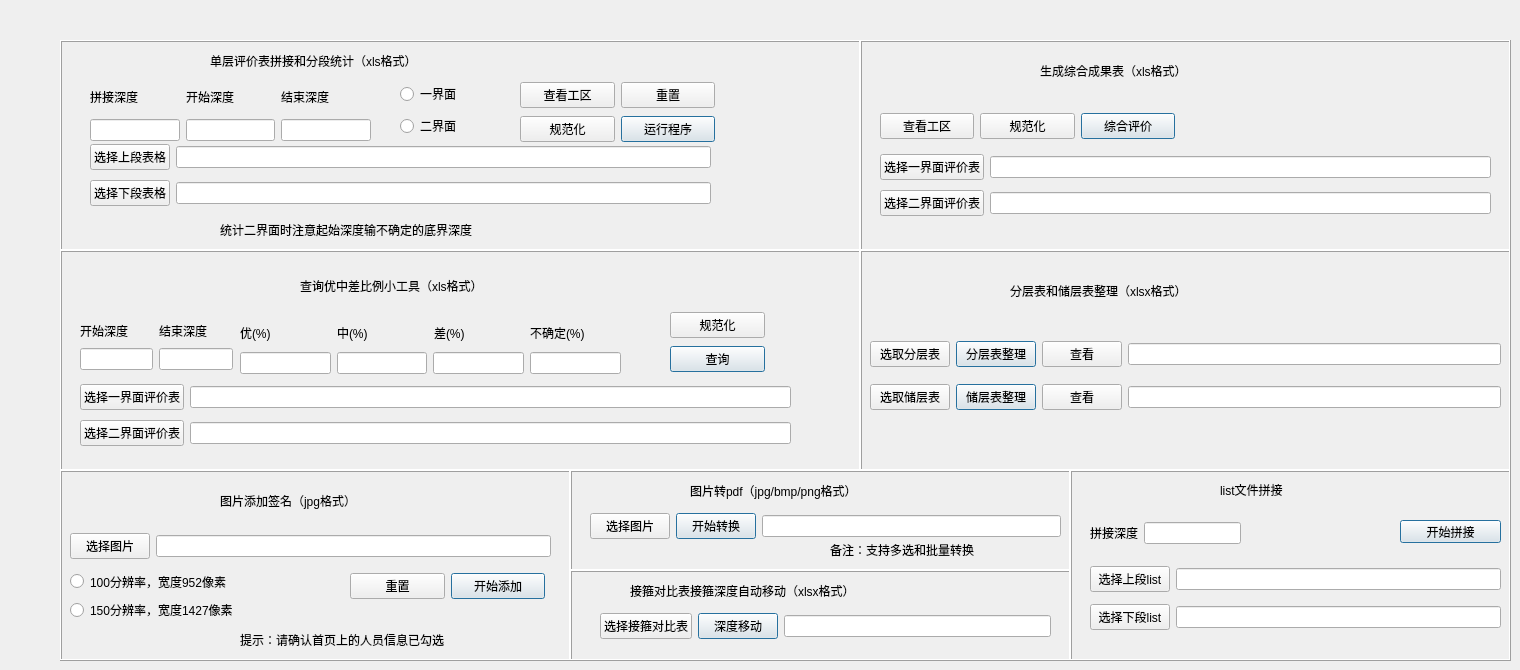
    <widget class="QWidget" name="tab_10">
     <attribute name="title">
      <string>小工具集</string>
     </attribute>
     <widget class="QFrame" name="frame_10">
      <property name="geometry">
       <rect>
        <x>60</x>
        <y>40</y>
        <width>801</width>
        <height>211</height>
       </rect>
      </property>
      <property name="frameShape">
       <enum>QFrame::Box</enum>
      </property>
      <property name="frameShadow">
       <enum>QFrame::Raised</enum>
      </property>
      <widget class="QLabel" name="label_113">
       <property name="geometry">
        <rect>
         <x>150</x>
         <y>10</y>
         <width>351</width>
         <height>21</height>
        </rect>
       </property>
       <property name="styleSheet">
        <string notr="true">font: 12pt &quot;黑体&quot;;</string>
       </property>
       <property name="text">
        <string>单层评价表拼接和分段统计（xls格式）</string>
       </property>
       <property name="textFormat">
        <enum>Qt::PlainText</enum>
       </property>
      </widget>
      <widget class="QWidget" name="layoutWidget_19">
       <property name="geometry">
        <rect>
         <x>30</x>
         <y>100</y>
         <width>621</width>
         <height>70</height>
        </rect>
       </property>
       <layout class="QGridLayout" name="gridLayout_8">
        <item row="0" column="1">
         <widget class="QLineEdit" name="lineEdit_48"/>
        </item>
        <item row="1" column="0">
         <widget class="QPushButton" name="pushButton_10">
          <property name="text">
           <string>选择下段表格</string>
          </property>
         </widget>
        </item>
        <item row="0" column="0">
         <widget class="QPushButton" name="pushButton_9">
          <property name="text">
           <string>选择上段表格</string>
          </property>
         </widget>
        </item>
        <item row="1" column="1">
         <widget class="QLineEdit" name="lineEdit_52"/>
        </item>
       </layout>
      </widget>
      <widget class="QWidget" name="layoutWidget_20">
       <property name="geometry">
        <rect>
         <x>340</x>
         <y>40</y>
         <width>83</width>
         <height>61</height>
        </rect>
       </property>
       <layout class="QGridLayout" name="gridLayout_19">
        <item row="0" column="0">
         <widget class="QRadioButton" name="radioButton">
          <property name="text">
           <string>一界面</string>
          </property>
         </widget>
        </item>
        <item row="1" column="0">
         <widget class="QRadioButton" name="radioButton_2">
          <property name="text">
           <string>二界面</string>
          </property>
         </widget>
        </item>
       </layout>
      </widget>
      <widget class="QWidget" name="layoutWidget_21">
       <property name="geometry">
        <rect>
         <x>30</x>
         <y>40</y>
         <width>281</width>
         <height>61</height>
        </rect>
       </property>
       <layout class="QGridLayout" name="gridLayout_20">
        <item row="0" column="0">
         <widget class="QLabel" name="label">
          <property name="text">
           <string>拼接深度</string>
          </property>
         </widget>
        </item>
        <item row="0" column="1">
         <widget class="QLabel" name="label_98">
          <property name="text">
           <string>开始深度</string>
          </property>
         </widget>
        </item>
        <item row="0" column="2">
         <widget class="QLabel" name="label_99">
          <property name="text">
           <string>结束深度</string>
          </property>
         </widget>
        </item>
        <item row="1" column="0">
         <widget class="QLineEdit" name="lineEdit_45"/>
        </item>
        <item row="1" column="1">
         <widget class="QLineEdit" name="lineEdit_46"/>
        </item>
        <item row="1" column="2">
         <widget class="QLineEdit" name="lineEdit_47"/>
        </item>
       </layout>
      </widget>
      <widget class="QWidget" name="layoutWidget_22">
       <property name="geometry">
        <rect>
         <x>460</x>
         <y>40</y>
         <width>195</width>
         <height>65</height>
        </rect>
       </property>
       <layout class="QGridLayout" name="gridLayout_22">
        <item row="0" column="0">
         <widget class="QPushButton" name="pushButton_52">
          <property name="styleSheet">
           <string notr="true">font: 10pt &quot;黑体&quot;;</string>
          </property>
          <property name="text">
           <string>查看工区</string>
          </property>
          <property name="iconSize">
           <size>
            <width>100</width>
            <height>100</height>
           </size>
          </property>
          <property name="checkable">
           <bool>false</bool>
          </property>
          <property name="checked">
           <bool>false</bool>
          </property>
          <property name="autoRepeat">
           <bool>false</bool>
          </property>
          <property name="default">
           <bool>false</bool>
          </property>
          <property name="flat">
           <bool>false</bool>
          </property>
         </widget>
        </item>
        <item row="0" column="1">
         <widget class="QPushButton" name="pushButton_29">
          <property name="text">
           <string>重置</string>
          </property>
         </widget>
        </item>
        <item row="1" column="0">
         <widget class="QPushButton" name="pushButton_27">
          <property name="text">
           <string>规范化</string>
          </property>
         </widget>
        </item>
        <item row="1" column="1">
         <widget class="QPushButton" name="pushButton_14">
          <property name="text">
           <string>运行程序</string>
          </property>
          <property name="autoDefault">
           <bool>false</bool>
          </property>
          <property name="default">
           <bool>true</bool>
          </property>
         </widget>
        </item>
       </layout>
      </widget>
      <widget class="QLabel" name="label_125">
       <property name="geometry">
        <rect>
         <x>160</x>
         <y>180</y>
         <width>401</width>
         <height>20</height>
        </rect>
       </property>
       <property name="text">
        <string>统计二界面时注意起始深度输不确定的底界深度</string>
       </property>
      </widget>
     </widget>
     <widget class="QFrame" name="frame_22">
      <property name="geometry">
       <rect>
        <x>60</x>
        <y>250</y>
        <width>801</width>
        <height>221</height>
       </rect>
      </property>
      <property name="frameShape">
       <enum>QFrame::Box</enum>
      </property>
      <property name="frameShadow">
       <enum>QFrame::Raised</enum>
      </property>
      <widget class="QWidget" name="layoutWidget_14">
       <property name="geometry">
        <rect>
         <x>20</x>
         <y>130</y>
         <width>711</width>
         <height>70</height>
        </rect>
       </property>
       <property name="styleSheet">
        <string notr="true">font: 10pt &quot;黑体&quot;;</string>
       </property>
       <layout class="QGridLayout" name="gridLayout_42">
        <item row="1" column="1">
         <widget class="QLineEdit" name="lineEdit_76">
          <property name="styleSheet">
           <string notr="true">font: 10pt &quot;黑体&quot;;</string>
          </property>
         </widget>
        </item>
        <item row="0" column="0">
         <widget class="QPushButton" name="pushButton_59">
          <property name="styleSheet">
           <string notr="true">font: 10pt &quot;黑体&quot;;</string>
          </property>
          <property name="text">
           <string>选择一界面评价表</string>
          </property>
         </widget>
        </item>
        <item row="0" column="1">
         <widget class="QLineEdit" name="lineEdit_77">
          <property name="styleSheet">
           <string notr="true">font: 10pt &quot;黑体&quot;;</string>
          </property>
         </widget>
        </item>
        <item row="1" column="0">
         <widget class="QPushButton" name="pushButton_60">
          <property name="styleSheet">
           <string notr="true">font: 10pt &quot;黑体&quot;;</string>
          </property>
          <property name="text">
           <string>选择二界面评价表</string>
          </property>
         </widget>
        </item>
       </layout>
      </widget>
      <widget class="QLabel" name="label_137">
       <property name="geometry">
        <rect>
         <x>240</x>
         <y>20</y>
         <width>311</width>
         <height>31</height>
        </rect>
       </property>
       <property name="styleSheet">
        <string notr="true">font: 12pt &quot;黑体&quot;;</string>
       </property>
       <property name="text">
        <string>查询优中差比例小工具（xls格式）</string>
       </property>
       <property name="textFormat">
        <enum>Qt::PlainText</enum>
       </property>
      </widget>
      <widget class="QWidget" name="layoutWidget_17">
       <property name="geometry">
        <rect>
         <x>20</x>
         <y>70</y>
         <width>153</width>
         <height>50</height>
        </rect>
       </property>
       <layout class="QGridLayout" name="gridLayout_44">
        <item row="0" column="0">
         <widget class="QLabel" name="label_141">
          <property name="styleSheet">
           <string notr="true">font: 10pt &quot;黑体&quot;;</string>
          </property>
          <property name="text">
           <string>开始深度</string>
          </property>
         </widget>
        </item>
        <item row="0" column="1">
         <widget class="QLabel" name="label_142">
          <property name="styleSheet">
           <string notr="true">font: 10pt &quot;黑体&quot;;</string>
          </property>
          <property name="text">
           <string>结束深度</string>
          </property>
         </widget>
        </item>
        <item row="1" column="0">
         <widget class="QLineEdit" name="lineEdit_78">
          <property name="styleSheet">
           <string notr="true">font: 10pt &quot;黑体&quot;;</string>
          </property>
         </widget>
        </item>
        <item row="1" column="1">
         <widget class="QLineEdit" name="lineEdit_79">
          <property name="styleSheet">
           <string notr="true">font: 10pt &quot;黑体&quot;;</string>
          </property>
         </widget>
        </item>
       </layout>
      </widget>
      <widget class="QWidget" name="layoutWidget">
       <property name="geometry">
        <rect>
         <x>610</x>
         <y>60</y>
         <width>95</width>
         <height>65</height>
        </rect>
       </property>
       <layout class="QGridLayout" name="gridLayout_17">
        <item row="1" column="1">
         <widget class="QPushButton" name="pushButton_61">
          <property name="styleSheet">
           <string notr="true">font: 10pt &quot;黑体&quot;;</string>
          </property>
          <property name="text">
           <string>查询</string>
          </property>
          <property name="autoDefault">
           <bool>false</bool>
          </property>
          <property name="default">
           <bool>true</bool>
          </property>
         </widget>
        </item>
        <item row="0" column="1">
         <widget class="QPushButton" name="pushButton_66">
          <property name="text">
           <string>规范化</string>
          </property>
         </widget>
        </item>
       </layout>
      </widget>
      <widget class="QWidget" name="layoutWidget">
       <property name="geometry">
        <rect>
         <x>180</x>
         <y>70</y>
         <width>381</width>
         <height>54</height>
        </rect>
       </property>
       <layout class="QGridLayout" name="gridLayout_50">
        <item row="0" column="0">
         <layout class="QGridLayout" name="gridLayout_43">
          <item row="0" column="0">
           <widget class="QLabel" name="label_26">
            <property name="styleSheet">
             <string notr="true">font: 10pt &quot;黑体&quot;;</string>
            </property>
            <property name="text">
             <string>优(%)</string>
            </property>
           </widget>
          </item>
          <item row="0" column="1">
           <widget class="QLabel" name="label_138">
            <property name="styleSheet">
             <string notr="true">font: 10pt &quot;黑体&quot;;</string>
            </property>
            <property name="text">
             <string>中(%)</string>
            </property>
           </widget>
          </item>
          <item row="0" column="2">
           <widget class="QLabel" name="label_139">
            <property name="styleSheet">
             <string notr="true">font: 10pt &quot;黑体&quot;;</string>
            </property>
            <property name="text">
             <string>差(%)</string>
            </property>
           </widget>
          </item>
          <item row="0" column="3">
           <widget class="QLabel" name="label_140">
            <property name="styleSheet">
             <string notr="true">font: 10pt &quot;黑体&quot;;</string>
            </property>
            <property name="text">
             <string>不确定(%)</string>
            </property>
           </widget>
          </item>
         </layout>
        </item>
        <item row="1" column="0">
         <layout class="QGridLayout" name="gridLayout_45">
          <item row="0" column="2">
           <widget class="QLineEdit" name="lineEdit_80">
            <property name="styleSheet">
             <string notr="true">font: 10pt &quot;黑体&quot;;</string>
            </property>
           </widget>
          </item>
          <item row="0" column="1">
           <widget class="QLineEdit" name="lineEdit_81">
            <property name="styleSheet">
             <string notr="true">font: 10pt &quot;黑体&quot;;</string>
            </property>
           </widget>
          </item>
          <item row="0" column="3">
           <widget class="QLineEdit" name="lineEdit_82">
            <property name="styleSheet">
             <string notr="true">font: 10pt &quot;黑体&quot;;</string>
            </property>
           </widget>
          </item>
          <item row="0" column="0">
           <widget class="QLineEdit" name="lineEdit_83">
            <property name="styleSheet">
             <string notr="true">font: 10pt &quot;黑体&quot;;</string>
            </property>
           </widget>
          </item>
         </layout>
        </item>
       </layout>
      </widget>
     </widget>
     <widget class="QFrame" name="frame_23">
      <property name="geometry">
       <rect>
        <x>860</x>
        <y>40</y>
        <width>651</width>
        <height>211</height>
       </rect>
      </property>
      <property name="frameShape">
       <enum>QFrame::Box</enum>
      </property>
      <property name="frameShadow">
       <enum>QFrame::Raised</enum>
      </property>
      <widget class="QWidget" name="layoutWidget_8">
       <property name="geometry">
        <rect>
         <x>20</x>
         <y>110</y>
         <width>611</width>
         <height>70</height>
        </rect>
       </property>
       <property name="styleSheet">
        <string notr="true">font: 10pt &quot;黑体&quot;;</string>
       </property>
       <layout class="QGridLayout" name="gridLayout_41">
        <item row="1" column="1">
         <widget class="QLineEdit" name="lineEdit_73">
          <property name="styleSheet">
           <string notr="true">font: 10pt &quot;黑体&quot;;</string>
          </property>
         </widget>
        </item>
        <item row="0" column="0">
         <widget class="QPushButton" name="pushButton_54">
          <property name="styleSheet">
           <string notr="true">font: 10pt &quot;黑体&quot;;</string>
          </property>
          <property name="text">
           <string>选择一界面评价表</string>
          </property>
         </widget>
        </item>
        <item row="0" column="1">
         <widget class="QLineEdit" name="lineEdit_75">
          <property name="styleSheet">
           <string notr="true">font: 10pt &quot;黑体&quot;;</string>
          </property>
         </widget>
        </item>
        <item row="1" column="0">
         <widget class="QPushButton" name="pushButton_55">
          <property name="styleSheet">
           <string notr="true">font: 10pt &quot;黑体&quot;;</string>
          </property>
          <property name="text">
           <string>选择二界面评价表</string>
          </property>
         </widget>
        </item>
       </layout>
      </widget>
      <widget class="QWidget" name="layoutWidget_11">
       <property name="geometry">
        <rect>
         <x>20</x>
         <y>70</y>
         <width>295</width>
         <height>32</height>
        </rect>
       </property>
       <layout class="QGridLayout" name="gridLayout_2">
        <item row="0" column="0">
         <widget class="QPushButton" name="pushButton_56">
          <property name="styleSheet">
           <string notr="true">font: 10pt &quot;黑体&quot;;</string>
          </property>
          <property name="text">
           <string>查看工区</string>
          </property>
          <property name="iconSize">
           <size>
            <width>100</width>
            <height>100</height>
           </size>
          </property>
          <property name="checkable">
           <bool>false</bool>
          </property>
          <property name="checked">
           <bool>false</bool>
          </property>
          <property name="autoRepeat">
           <bool>false</bool>
          </property>
          <property name="default">
           <bool>false</bool>
          </property>
          <property name="flat">
           <bool>false</bool>
          </property>
         </widget>
        </item>
        <item row="0" column="1">
         <widget class="QPushButton" name="pushButton_57">
          <property name="styleSheet">
           <string notr="true">font: 10pt &quot;黑体&quot;;</string>
          </property>
          <property name="text">
           <string>规范化</string>
          </property>
         </widget>
        </item>
        <item row="0" column="2">
         <widget class="QPushButton" name="pushButton_58">
          <property name="styleSheet">
           <string notr="true">font: 10pt &quot;黑体&quot;;</string>
          </property>
          <property name="text">
           <string>综合评价</string>
          </property>
          <property name="autoDefault">
           <bool>false</bool>
          </property>
          <property name="default">
           <bool>true</bool>
          </property>
         </widget>
        </item>
       </layout>
      </widget>
      <widget class="QLabel" name="label_136">
       <property name="geometry">
        <rect>
         <x>180</x>
         <y>10</y>
         <width>251</width>
         <height>41</height>
        </rect>
       </property>
       <property name="styleSheet">
        <string notr="true">font: 12pt &quot;黑体&quot;;</string>
       </property>
       <property name="text">
        <string>生成综合成果表（xls格式）</string>
       </property>
       <property name="textFormat">
        <enum>Qt::PlainText</enum>
       </property>
      </widget>
     </widget>
     <widget class="QFrame" name="frame_9">
      <property name="geometry">
       <rect>
        <x>860</x>
        <y>250</y>
        <width>651</width>
        <height>221</height>
       </rect>
      </property>
      <property name="frameShape">
       <enum>QFrame::Box</enum>
      </property>
      <property name="frameShadow">
       <enum>QFrame::Raised</enum>
      </property>
      <widget class="QLabel" name="label_114">
       <property name="geometry">
        <rect>
         <x>150</x>
         <y>30</y>
         <width>301</width>
         <height>21</height>
        </rect>
       </property>
       <property name="styleSheet">
        <string notr="true">font: 12pt &quot;黑体&quot;;</string>
       </property>
       <property name="text">
        <string>分层表和储层表整理（xlsx格式）</string>
       </property>
       <property name="textFormat">
        <enum>Qt::PlainText</enum>
       </property>
      </widget>
      <widget class="QWidget" name="layoutWidget_15">
       <property name="geometry">
        <rect>
         <x>10</x>
         <y>80</y>
         <width>631</width>
         <height>91</height>
        </rect>
       </property>
       <layout class="QGridLayout" name="gridLayout_32">
        <item row="0" column="0">
         <widget class="QPushButton" name="pushButton_7">
          <property name="text">
           <string>选取分层表</string>
          </property>
         </widget>
        </item>
        <item row="0" column="1">
         <widget class="QPushButton" name="pushButton_2">
          <property name="text">
           <string>分层表整理</string>
          </property>
          <property name="default">
           <bool>true</bool>
          </property>
         </widget>
        </item>
        <item row="0" column="2">
         <widget class="QPushButton" name="pushButton_50">
          <property name="styleSheet">
           <string notr="true">font: 10pt &quot;黑体&quot;;</string>
          </property>
          <property name="text">
           <string>查看</string>
          </property>
          <property name="iconSize">
           <size>
            <width>100</width>
            <height>100</height>
           </size>
          </property>
          <property name="checkable">
           <bool>false</bool>
          </property>
          <property name="checked">
           <bool>false</bool>
          </property>
          <property name="autoRepeat">
           <bool>false</bool>
          </property>
          <property name="default">
           <bool>false</bool>
          </property>
          <property name="flat">
           <bool>false</bool>
          </property>
         </widget>
        </item>
        <item row="0" column="3">
         <widget class="QLineEdit" name="lineEdit_6"/>
        </item>
        <item row="1" column="0">
         <widget class="QPushButton" name="pushButton_6">
          <property name="text">
           <string>选取储层表</string>
          </property>
         </widget>
        </item>
        <item row="1" column="1">
         <widget class="QPushButton" name="pushButton_8">
          <property name="text">
           <string>储层表整理</string>
          </property>
          <property name="default">
           <bool>true</bool>
          </property>
         </widget>
        </item>
        <item row="1" column="2">
         <widget class="QPushButton" name="pushButton_51">
          <property name="styleSheet">
           <string notr="true">font: 10pt &quot;黑体&quot;;</string>
          </property>
          <property name="text">
           <string>查看</string>
          </property>
          <property name="iconSize">
           <size>
            <width>100</width>
            <height>100</height>
           </size>
          </property>
          <property name="checkable">
           <bool>false</bool>
          </property>
          <property name="checked">
           <bool>false</bool>
          </property>
          <property name="autoRepeat">
           <bool>false</bool>
          </property>
          <property name="default">
           <bool>false</bool>
          </property>
          <property name="flat">
           <bool>false</bool>
          </property>
         </widget>
        </item>
        <item row="1" column="3">
         <widget class="QLineEdit" name="lineEdit_2"/>
        </item>
       </layout>
      </widget>
     </widget>
     <widget class="QFrame" name="frame_13">
      <property name="geometry">
       <rect>
        <x>60</x>
        <y>470</y>
        <width>511</width>
        <height>191</height>
       </rect>
      </property>
      <property name="frameShape">
       <enum>QFrame::Box</enum>
      </property>
      <property name="frameShadow">
       <enum>QFrame::Raised</enum>
      </property>
      <widget class="QLabel" name="label_112">
       <property name="geometry">
        <rect>
         <x>160</x>
         <y>20</y>
         <width>231</width>
         <height>21</height>
        </rect>
       </property>
       <property name="styleSheet">
        <string notr="true">font: 12pt &quot;黑体&quot;;</string>
       </property>
       <property name="text">
        <string>图片添加签名（jpg格式）</string>
       </property>
       <property name="textFormat">
        <enum>Qt::PlainText</enum>
       </property>
      </widget>
      <widget class="QLabel" name="label_115">
       <property name="geometry">
        <rect>
         <x>180</x>
         <y>160</y>
         <width>321</width>
         <height>20</height>
        </rect>
       </property>
       <property name="text">
        <string>提示：请确认首页上的人员信息已勾选</string>
       </property>
      </widget>
      <widget class="QWidget" name="layoutWidget_18">
       <property name="geometry">
        <rect>
         <x>10</x>
         <y>60</y>
         <width>481</width>
         <height>33</height>
        </rect>
       </property>
       <layout class="QGridLayout" name="gridLayout_25">
        <item row="0" column="0">
         <widget class="QPushButton" name="pushButton_25">
          <property name="text">
           <string>选择图片</string>
          </property>
         </widget>
        </item>
        <item row="0" column="1">
         <widget class="QLineEdit" name="lineEdit_56"/>
        </item>
       </layout>
      </widget>
      <widget class="QWidget" name="layoutWidget_24">
       <property name="geometry">
        <rect>
         <x>10</x>
         <y>100</y>
         <width>236</width>
         <height>51</height>
        </rect>
       </property>
       <layout class="QGridLayout" name="gridLayout_26">
        <item row="0" column="0">
         <widget class="QRadioButton" name="radioButton_5">
          <property name="text">
           <string>100分辨率，宽度952像素</string>
          </property>
         </widget>
        </item>
        <item row="1" column="0">
         <widget class="QRadioButton" name="radioButton_6">
          <property name="text">
           <string>150分辨率，宽度1427像素</string>
          </property>
         </widget>
        </item>
       </layout>
      </widget>
      <widget class="QWidget" name="layoutWidget_25">
       <property name="geometry">
        <rect>
         <x>290</x>
         <y>100</y>
         <width>195</width>
         <height>32</height>
        </rect>
       </property>
       <layout class="QGridLayout" name="gridLayout_27">
        <item row="0" column="0">
         <widget class="QPushButton" name="pushButton_30">
          <property name="text">
           <string>重置</string>
          </property>
         </widget>
        </item>
        <item row="0" column="1">
         <widget class="QPushButton" name="pushButton_26">
          <property name="text">
           <string>开始添加</string>
          </property>
          <property name="default">
           <bool>true</bool>
          </property>
         </widget>
        </item>
       </layout>
      </widget>
     </widget>
     <widget class="QFrame" name="frame_16">
      <property name="geometry">
       <rect>
        <x>570</x>
        <y>470</y>
        <width>501</width>
        <height>101</height>
       </rect>
      </property>
      <property name="frameShape">
       <enum>QFrame::Box</enum>
      </property>
      <property name="frameShadow">
       <enum>QFrame::Raised</enum>
      </property>
      <widget class="QLabel" name="label_121">
       <property name="geometry">
        <rect>
         <x>120</x>
         <y>10</y>
         <width>281</width>
         <height>21</height>
        </rect>
       </property>
       <property name="styleSheet">
        <string notr="true">font: 12pt &quot;黑体&quot;;</string>
       </property>
       <property name="text">
        <string>图片转pdf（jpg/bmp/png格式）</string>
       </property>
       <property name="textFormat">
        <enum>Qt::PlainText</enum>
       </property>
      </widget>
      <widget class="QWidget" name="layoutWidget_12">
       <property name="geometry">
        <rect>
         <x>20</x>
         <y>40</y>
         <width>471</width>
         <height>33</height>
        </rect>
       </property>
       <layout class="QGridLayout" name="gridLayout_30">
        <item row="0" column="0">
         <widget class="QPushButton" name="pushButton_28">
          <property name="text">
           <string>选择图片</string>
          </property>
         </widget>
        </item>
        <item row="0" column="2">
         <widget class="QLineEdit" name="lineEdit_57"/>
        </item>
        <item row="0" column="1">
         <widget class="QPushButton" name="pushButton_32">
          <property name="text">
           <string>开始转换</string>
          </property>
          <property name="default">
           <bool>true</bool>
          </property>
         </widget>
        </item>
       </layout>
      </widget>
      <widget class="QLabel" name="label_123">
       <property name="geometry">
        <rect>
         <x>260</x>
         <y>70</y>
         <width>231</width>
         <height>20</height>
        </rect>
       </property>
       <property name="text">
        <string>备注：支持多选和批量转换</string>
       </property>
      </widget>
     </widget>
     <widget class="QFrame" name="frame_14">
      <property name="geometry">
       <rect>
        <x>570</x>
        <y>570</y>
        <width>501</width>
        <height>91</height>
       </rect>
      </property>
      <property name="frameShape">
       <enum>QFrame::Box</enum>
      </property>
      <property name="frameShadow">
       <enum>QFrame::Raised</enum>
      </property>
      <widget class="QLabel" name="label_119">
       <property name="geometry">
        <rect>
         <x>60</x>
         <y>10</y>
         <width>391</width>
         <height>21</height>
        </rect>
       </property>
       <property name="styleSheet">
        <string notr="true">font: 12pt &quot;黑体&quot;;</string>
       </property>
       <property name="text">
        <string>接箍对比表接箍深度自动移动（xlsx格式）</string>
       </property>
       <property name="textFormat">
        <enum>Qt::PlainText</enum>
       </property>
      </widget>
      <widget class="QWidget" name="layoutWidget_26">
       <property name="geometry">
        <rect>
         <x>30</x>
         <y>40</y>
         <width>451</width>
         <height>33</height>
        </rect>
       </property>
       <layout class="QGridLayout" name="gridLayout_28">
        <item row="0" column="0">
         <widget class="QPushButton" name="pushButton_33">
          <property name="text">
           <string>选择接箍对比表</string>
          </property>
         </widget>
        </item>
        <item row="0" column="2">
         <widget class="QLineEdit" name="lineEdit_58"/>
        </item>
        <item row="0" column="1">
         <widget class="QPushButton" name="pushButton_39">
          <property name="text">
           <string>深度移动</string>
          </property>
          <property name="default">
           <bool>true</bool>
          </property>
         </widget>
        </item>
       </layout>
      </widget>
     </widget>
     <widget class="QFrame" name="frame_20">
      <property name="geometry">
       <rect>
        <x>1070</x>
        <y>470</y>
        <width>441</width>
        <height>191</height>
       </rect>
      </property>
      <property name="frameShape">
       <enum>QFrame::Box</enum>
      </property>
      <property name="frameShadow">
       <enum>QFrame::Raised</enum>
      </property>
      <widget class="QLabel" name="label_127">
       <property name="geometry">
        <rect>
         <x>150</x>
         <y>10</y>
         <width>131</width>
         <height>20</height>
        </rect>
       </property>
       <property name="styleSheet">
        <string notr="true">font: 12pt &quot;黑体&quot;;</string>
       </property>
       <property name="text">
        <string>list文件拼接</string>
       </property>
       <property name="textFormat">
        <enum>Qt::PlainText</enum>
       </property>
      </widget>
      <widget class="QPushButton" name="pushButton_44">
       <property name="geometry">
        <rect>
         <x>330</x>
         <y>50</y>
         <width>101</width>
         <height>23</height>
        </rect>
       </property>
       <property name="text">
        <string>开始拼接</string>
       </property>
       <property name="default">
        <bool>true</bool>
       </property>
      </widget>
      <widget class="QWidget" name="layoutWidget_27">
       <property name="geometry">
        <rect>
         <x>20</x>
         <y>90</y>
         <width>411</width>
         <height>78</height>
        </rect>
       </property>
       <layout class="QGridLayout" name="gridLayout_35">
        <item row="0" column="0">
         <layout class="QGridLayout" name="gridLayout_33">
          <item row="0" column="0">
           <widget class="QPushButton" name="pushButton_43">
            <property name="text">
             <string>选择上段list</string>
            </property>
           </widget>
          </item>
          <item row="0" column="1">
           <widget class="QLineEdit" name="lineEdit_112"/>
          </item>
         </layout>
        </item>
        <item row="1" column="0">
         <layout class="QGridLayout" name="gridLayout_34">
          <item row="0" column="1">
           <widget class="QLineEdit" name="lineEdit_114"/>
          </item>
          <item row="0" column="0">
           <widget class="QPushButton" name="pushButton_45">
            <property name="text">
             <string>选择下段list</string>
            </property>
           </widget>
          </item>
         </layout>
        </item>
       </layout>
      </widget>
      <widget class="QWidget" name="layoutWidget_28">
       <property name="geometry">
        <rect>
         <x>20</x>
         <y>50</y>
         <width>151</width>
         <height>26</height>
        </rect>
       </property>
       <layout class="QGridLayout" name="gridLayout_36">
        <item row="0" column="0">
         <widget class="QLabel" name="label_24">
          <property name="text">
           <string>拼接深度</string>
          </property>
         </widget>
        </item>
        <item row="0" column="1">
         <widget class="QLineEdit" name="lineEdit_113"/>
        </item>
       </layout>
      </widget>
     </widget>
    </widget>
